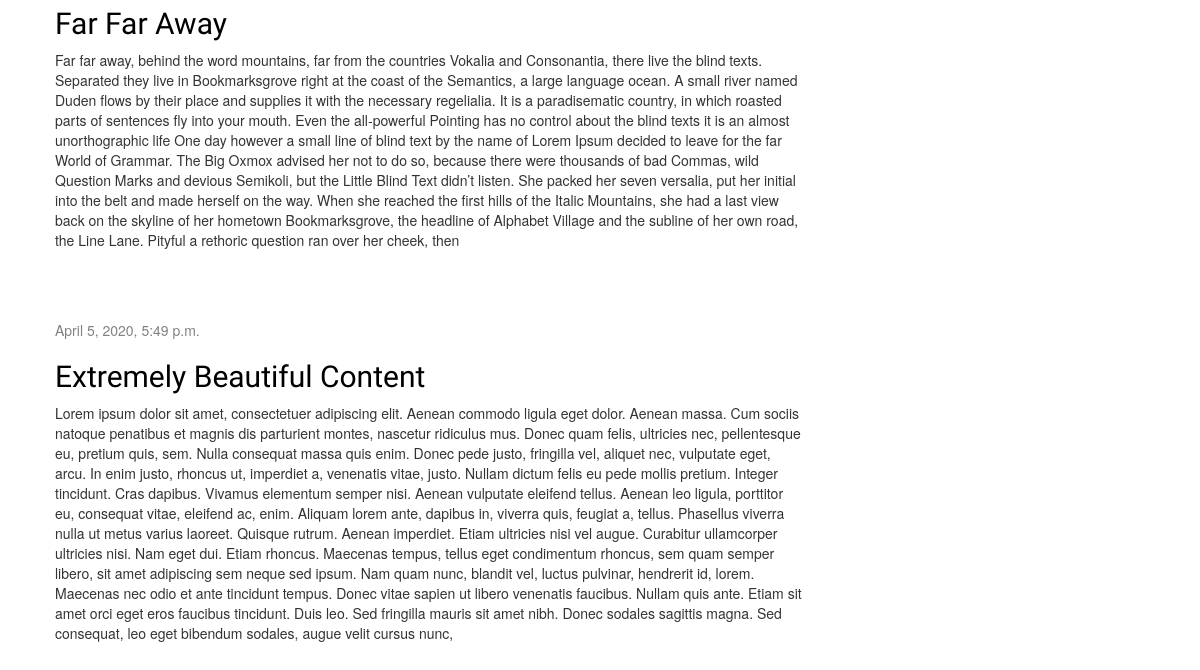
The app's page / (lower part), older data.
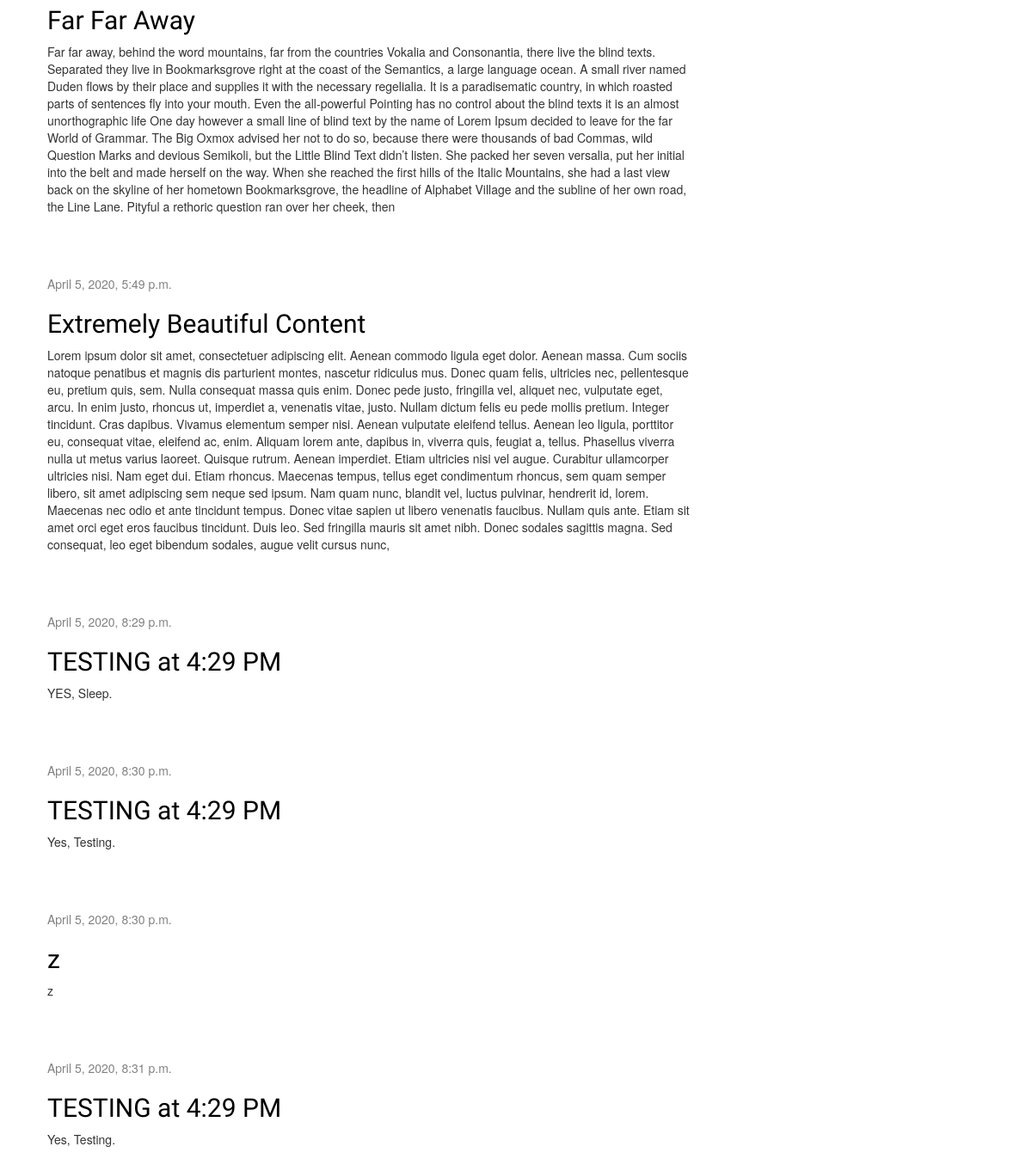
The same page, newer data.
### blog/models.py (models this page shows, shortened)
class Post(models.Model):
    author = models.ForeignKey(settings.AUTH_USER_MODEL, on_delete=models.CASCADE)
    title = models.CharField(max_length=200)
    text = models.TextField()
    created_date = models.DateTimeField(default=timezone.now)
    published_date = models.DateTimeField(blank=True, null=True)

### blog/views.py (the view)
def post_list(request):
	posts = Post.objects.filter(published_date__lte=timezone.now()).order_by('published_date')
	return render(request, 'blog/post_list.html', {'posts': posts})

### blog/templates/blog/post_list.html
{% extends 'blog/base.html' %}
{% block content %}
    {% for post in posts %}
        <div class="post">
            <div class="date">
                {{ post.published_date }}
            </div>
            <h2><a href="{% url 'post_detail' pk=post.pk %}">{{ post.title }}</a></h2>
            <p>{{ post.text|linebreaksbr }}</p>
        </div>
    {% endfor %}
{% endblock %}

Row changes from the older to the newer data that the page shows:
added Post: published_date "April 5, 2020, 8:29 p.m.", title "TESTING at 4:29 PM", text "YES, Sleep."
added Post: published_date "April 5, 2020, 8:30 p.m.", title "TESTING at 4:29 PM", text "Yes, Testing."
added Post: published_date "April 5, 2020, 8:30 p.m.", title "z", text "z"
added Post: published_date "April 5, 2020, 8:31 p.m.", title "TESTING at 4:29 PM", text "Yes, Testing."
